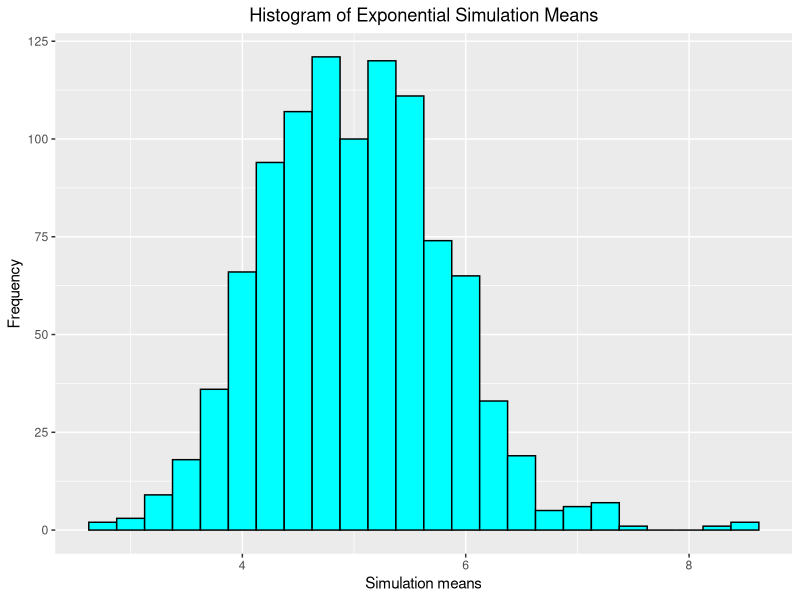
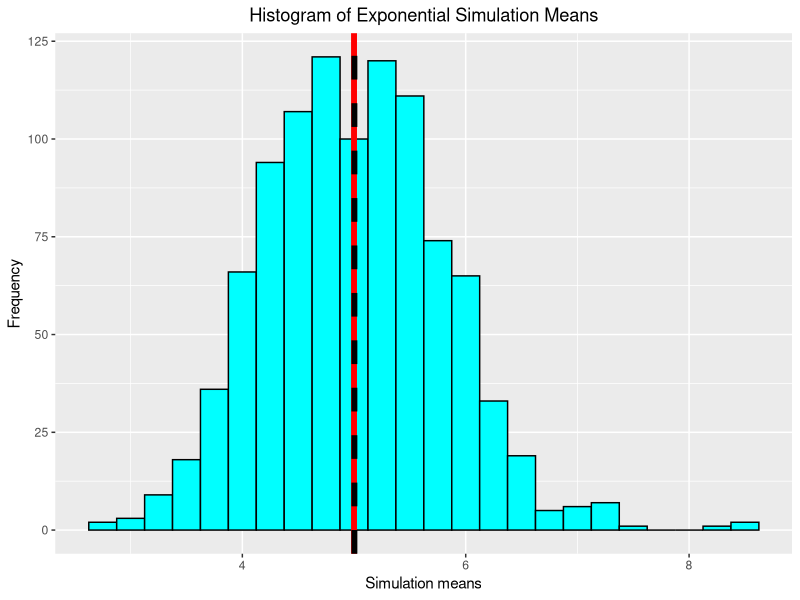

The R script that drew these images, in order:
# Set simulation variables as described in the assignment
lambda <- 0.2
n <- 40
sim_count <- 1000
# Set seed for reproducibility
set.seed(88423)
# Conduct exponential simulation 'sim_count' times with 'n' exponentials and rate parameter equals 'lambda'
simulation <- replicate(sim_count, rexp(n, lambda))
means <- apply(simulation, 2, mean)
# Take a quick look of means
range(means)
library(ggplot2)
plot_means <- ggplot() +
        geom_histogram(aes(means), color = "black", fill = "cyan", binwidth = 0.25) +
                labs(x = "Simulation means", y = "Frequency", title = "Histogram of Exponential Simulation Means") +
                        theme(plot.title = element_text(hjust = 0.5))
plot_means
# Question 1 - Sample Mean vs Theoretical Mean
# Calculate theoretical and sample means
theory_mean <- 1 / lambda
sample_mean <- mean(means)
# Compare them and plot
abs(theory_mean - sample_mean)
plot_means +
        geom_vline(xintercept = theory_mean, lwd = 2, color = "red") +
                geom_vline(xintercept = sample_mean, lwd = 2, lty = 2, color = "black")
# Question 2 - Sample Variance vs Theoretical Variance
# Calculate theoretical and sample variances
theory_variance <- (1 / lambda) ^ 2 / n
sample_variance <- var(means)
data.frame(Sample.Variance = sample_variance, Theoretical.Variance = theory_variance, Difference = theory_variance - sample_variance)
